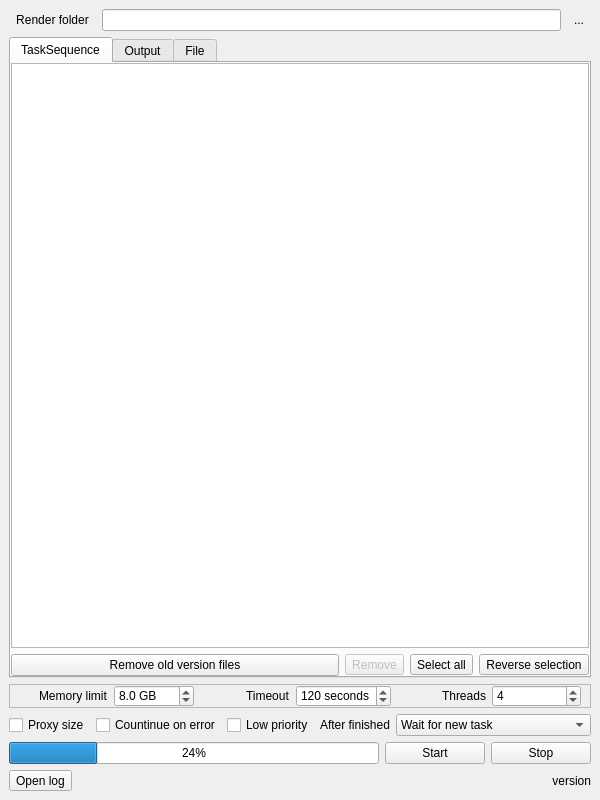
<?xml version="1.0" encoding="UTF-8"?>
<ui version="4.0">
 <class>MainWindow</class>
 <widget class="QMainWindow" name="MainWindow">
  <property name="geometry">
   <rect>
    <x>0</x>
    <y>0</y>
    <width>600</width>
    <height>800</height>
   </rect>
  </property>
  <property name="windowTitle">
   <string>NukeBatchRender</string>
  </property>
  <property name="styleSheet">
   <string notr="true">QTextBrowser{
	background-color: #28282d;
}</string>
  </property>
  <widget class="QWidget" name="centralwidget">
   <layout class="QVBoxLayout" name="verticalLayout_5">
    <item>
     <layout class="QHBoxLayout" name="horizontalLayout_2">
      <item>
       <widget class="QToolButton" name="toolButtonOpenDir">
        <property name="text">
         <string>Render folder</string>
        </property>
        <property name="toolButtonStyle">
         <enum>Qt::ToolButtonTextBesideIcon</enum>
        </property>
        <property name="autoRaise">
         <bool>true</bool>
        </property>
       </widget>
      </item>
      <item>
       <widget class="QLineEdit" name="lineEditDir">
        <property name="sizePolicy">
         <sizepolicy hsizetype="Expanding" vsizetype="Fixed">
          <horstretch>0</horstretch>
          <verstretch>0</verstretch>
         </sizepolicy>
        </property>
       </widget>
      </item>
      <item>
       <widget class="QToolButton" name="toolButtonAskDir">
        <property name="text">
         <string>...</string>
        </property>
        <property name="autoRaise">
         <bool>true</bool>
        </property>
       </widget>
      </item>
     </layout>
    </item>
    <item>
     <widget class="QTabWidget" name="tabWidget">
      <property name="currentIndex">
       <number>0</number>
      </property>
      <widget class="QWidget" name="tab">
       <attribute name="title">
        <string>TaskSequence</string>
       </attribute>
       <layout class="QVBoxLayout" name="verticalLayout">
        <property name="margin">
         <number>0</number>
        </property>
        <item>
         <widget class="QTableView" name="tableView">
          <attribute name="horizontalHeaderCascadingSectionResizes">
           <bool>true</bool>
          </attribute>
          <attribute name="horizontalHeaderStretchLastSection">
           <bool>true</bool>
          </attribute>
         </widget>
        </item>
        <item>
         <layout class="QHBoxLayout" name="horizontalLayout_3">
          <item>
           <widget class="QPushButton" name="pushButtonRemoveOldVersion">
            <property name="text">
             <string>Remove old version files</string>
            </property>
           </widget>
          </item>
          <item>
           <widget class="QToolButton" name="toolButtonRemove">
            <property name="enabled">
             <bool>false</bool>
            </property>
            <property name="text">
             <string>Remove</string>
            </property>
           </widget>
          </item>
          <item>
           <widget class="QToolButton" name="toolButtonCheckAll">
            <property name="text">
             <string>Select all</string>
            </property>
           </widget>
          </item>
          <item>
           <widget class="QToolButton" name="toolButtonReverseCheck">
            <property name="text">
             <string>Reverse selection</string>
            </property>
           </widget>
          </item>
         </layout>
        </item>
       </layout>
      </widget>
      <widget class="QWidget" name="tab_2">
       <attribute name="title">
        <string>Output</string>
       </attribute>
       <layout class="QVBoxLayout" name="verticalLayout_4">
        <property name="margin">
         <number>0</number>
        </property>
        <item>
         <widget class="QTextBrowser" name="textBrowser">
          <property name="readOnly">
           <bool>true</bool>
          </property>
          <property name="textInteractionFlags">
           <set>Qt::LinksAccessibleByKeyboard|Qt::LinksAccessibleByMouse|Qt::TextBrowserInteraction|Qt::TextSelectableByKeyboard|Qt::TextSelectableByMouse</set>
          </property>
          <property name="openExternalLinks">
           <bool>false</bool>
          </property>
          <property name="openLinks">
           <bool>false</bool>
          </property>
         </widget>
        </item>
       </layout>
      </widget>
      <widget class="QWidget" name="tab_3">
       <attribute name="title">
        <string>File</string>
       </attribute>
       <layout class="QVBoxLayout" name="verticalLayout_2">
        <property name="margin">
         <number>0</number>
        </property>
       </layout>
      </widget>
     </widget>
    </item>
    <item>
     <widget class="QFrame" name="frameLowPriority">
      <property name="frameShape">
       <enum>QFrame::StyledPanel</enum>
      </property>
      <property name="frameShadow">
       <enum>QFrame::Raised</enum>
      </property>
      <property name="lineWidth">
       <number>1</number>
      </property>
      <property name="midLineWidth">
       <number>0</number>
      </property>
      <layout class="QHBoxLayout" name="horizontalLayout_10">
       <property name="topMargin">
        <number>0</number>
       </property>
       <property name="bottomMargin">
        <number>0</number>
       </property>
       <item alignment="Qt::AlignRight">
        <widget class="QLabel" name="label_3">
         <property name="text">
          <string>Memory limit</string>
         </property>
        </widget>
       </item>
       <item>
        <widget class="QDoubleSpinBox" name="doubleSpinBoxMemory">
         <property name="maximumSize">
          <size>
           <width>80</width>
           <height>16777215</height>
          </size>
         </property>
         <property name="suffix">
          <string> GB</string>
         </property>
         <property name="decimals">
          <number>1</number>
         </property>
         <property name="maximum">
          <double>999.000000000000000</double>
         </property>
         <property name="singleStep">
          <double>1.000000000000000</double>
         </property>
         <property name="value">
          <double>8.000000000000000</double>
         </property>
        </widget>
       </item>
       <item alignment="Qt::AlignRight">
        <widget class="QLabel" name="label_4">
         <property name="text">
          <string>Timeout</string>
         </property>
        </widget>
       </item>
       <item>
        <widget class="QSpinBox" name="spinBoxTimeOut">
         <property name="toolTip">
          <string>Auto remove all resource limit when timeout. 0 seconds to disable the timeout.</string>
         </property>
         <property name="suffix">
          <string> seconds</string>
         </property>
         <property name="maximum">
          <number>999</number>
         </property>
         <property name="value">
          <number>120</number>
         </property>
        </widget>
       </item>
       <item alignment="Qt::AlignRight">
        <widget class="QLabel" name="label">
         <property name="text">
          <string>Threads</string>
         </property>
        </widget>
       </item>
       <item>
        <widget class="QSpinBox" name="spinBoxThreads">
         <property name="minimum">
          <number>1</number>
         </property>
         <property name="value">
          <number>4</number>
         </property>
        </widget>
       </item>
      </layout>
     </widget>
    </item>
    <item>
     <layout class="QHBoxLayout" name="horizontalLayout_8">
      <item>
       <widget class="QCheckBox" name="checkBoxProxy">
        <property name="sizePolicy">
         <sizepolicy hsizetype="Fixed" vsizetype="Fixed">
          <horstretch>0</horstretch>
          <verstretch>0</verstretch>
         </sizepolicy>
        </property>
        <property name="text">
         <string>Proxy size</string>
        </property>
       </widget>
      </item>
      <item>
       <widget class="QCheckBox" name="checkBoxContinue">
        <property name="sizePolicy">
         <sizepolicy hsizetype="Fixed" vsizetype="Fixed">
          <horstretch>0</horstretch>
          <verstretch>0</verstretch>
         </sizepolicy>
        </property>
        <property name="text">
         <string>Countinue on error</string>
        </property>
       </widget>
      </item>
      <item>
       <widget class="QCheckBox" name="checkBoxPriority">
        <property name="sizePolicy">
         <sizepolicy hsizetype="Fixed" vsizetype="Fixed">
          <horstretch>0</horstretch>
          <verstretch>0</verstretch>
         </sizepolicy>
        </property>
        <property name="text">
         <string>Low priority</string>
        </property>
       </widget>
      </item>
      <item>
       <layout class="QHBoxLayout" name="horizontalLayout_4">
        <item>
         <widget class="QLabel" name="label_2">
          <property name="sizePolicy">
           <sizepolicy hsizetype="Fixed" vsizetype="Preferred">
            <horstretch>0</horstretch>
            <verstretch>0</verstretch>
           </sizepolicy>
          </property>
          <property name="text">
           <string>After finished</string>
          </property>
         </widget>
        </item>
        <item>
         <widget class="QComboBox" name="comboBoxAfterFinish">
          <property name="sizePolicy">
           <sizepolicy hsizetype="Preferred" vsizetype="Fixed">
            <horstretch>0</horstretch>
            <verstretch>0</verstretch>
           </sizepolicy>
          </property>
          <item>
           <property name="text">
            <string>Wait for new task</string>
           </property>
          </item>
          <item>
           <property name="text">
            <string>Shutdown</string>
           </property>
          </item>
          <item>
           <property name="text">
            <string>Hibernate</string>
           </property>
          </item>
          <item>
           <property name="text">
            <string>Deadline</string>
           </property>
          </item>
          <item>
           <property name="text">
            <string>Execute command...</string>
           </property>
          </item>
          <item>
           <property name="text">
            <string>Run program...</string>
           </property>
          </item>
          <item>
           <property name="text">
            <string>Idle</string>
           </property>
          </item>
         </widget>
        </item>
       </layout>
      </item>
     </layout>
    </item>
    <item>
     <layout class="QHBoxLayout" name="horizontalLayout_5">
      <item>
       <widget class="QProgressBar" name="progressBar">
        <property name="value">
         <number>24</number>
        </property>
       </widget>
      </item>
      <item>
       <widget class="QPushButton" name="pushButtonStart">
        <property name="sizePolicy">
         <sizepolicy hsizetype="Minimum" vsizetype="Fixed">
          <horstretch>0</horstretch>
          <verstretch>0</verstretch>
         </sizepolicy>
        </property>
        <property name="minimumSize">
         <size>
          <width>100</width>
          <height>0</height>
         </size>
        </property>
        <property name="text">
         <string>Start</string>
        </property>
       </widget>
      </item>
      <item>
       <widget class="QPushButton" name="pushButtonStop">
        <property name="minimumSize">
         <size>
          <width>100</width>
          <height>0</height>
         </size>
        </property>
        <property name="text">
         <string>Stop</string>
        </property>
       </widget>
      </item>
     </layout>
    </item>
    <item>
     <layout class="QHBoxLayout" name="horizontalLayout_9">
      <item>
       <widget class="QToolButton" name="toolButtonOpenLog">
        <property name="text">
         <string>Open log</string>
        </property>
       </widget>
      </item>
      <item alignment="Qt::AlignRight">
       <widget class="QLabel" name="labelVersion">
        <property name="text">
         <string>version</string>
        </property>
        <property name="alignment">
         <set>Qt::AlignRight|Qt::AlignTrailing|Qt::AlignVCenter</set>
        </property>
       </widget>
      </item>
     </layout>
    </item>
   </layout>
  </widget>
  <widget class="QMenuBar" name="menubar">
   <property name="geometry">
    <rect>
     <x>0</x>
     <y>0</y>
     <width>600</width>
     <height>23</height>
    </rect>
   </property>
  </widget>
  <action name="actionSlaveStarted">
   <property name="text">
    <string>slaveStarted</string>
   </property>
  </action>
  <action name="actionSlaveStopped">
   <property name="text">
    <string>slaveStopped</string>
   </property>
  </action>
 </widget>
 <resources/>
 <connections>
  <connection>
   <sender>actionSlaveStarted</sender>
   <signal>triggered()</signal>
   <receiver>pushButtonStart</receiver>
   <slot>hide()</slot>
   <hints>
    <hint type="sourcelabel">
     <x>-1</x>
     <y>-1</y>
    </hint>
    <hint type="destinationlabel">
     <x>371</x>
     <y>498</y>
    </hint>
   </hints>
  </connection>
  <connection>
   <sender>actionSlaveStarted</sender>
   <signal>triggered()</signal>
   <receiver>pushButtonStop</receiver>
   <slot>show()</slot>
   <hints>
    <hint type="sourcelabel">
     <x>421</x>
     <y>500</y>
    </hint>
    <hint type="destinationlabel">
     <x>479</x>
     <y>501</y>
    </hint>
   </hints>
  </connection>
  <connection>
   <sender>actionSlaveStarted</sender>
   <signal>triggered()</signal>
   <receiver>progressBar</receiver>
   <slot>show()</slot>
   <hints>
    <hint type="sourcelabel">
     <x>355</x>
     <y>490</y>
    </hint>
    <hint type="destinationlabel">
     <x>310</x>
     <y>493</y>
    </hint>
   </hints>
  </connection>
  <connection>
   <sender>actionSlaveStopped</sender>
   <signal>triggered()</signal>
   <receiver>pushButtonStop</receiver>
   <slot>hide()</slot>
   <hints>
    <hint type="sourcelabel">
     <x>508</x>
     <y>506</y>
    </hint>
    <hint type="destinationlabel">
     <x>506</x>
     <y>504</y>
    </hint>
   </hints>
  </connection>
  <connection>
   <sender>actionSlaveStopped</sender>
   <signal>triggered()</signal>
   <receiver>pushButtonStart</receiver>
   <slot>show()</slot>
   <hints>
    <hint type="sourcelabel">
     <x>532</x>
     <y>512</y>
    </hint>
    <hint type="destinationlabel">
     <x>426</x>
     <y>512</y>
    </hint>
   </hints>
  </connection>
  <connection>
   <sender>actionSlaveStopped</sender>
   <signal>triggered()</signal>
   <receiver>progressBar</receiver>
   <slot>hide()</slot>
   <hints>
    <hint type="sourcelabel">
     <x>496</x>
     <y>501</y>
    </hint>
    <hint type="destinationlabel">
     <x>299</x>
     <y>497</y>
    </hint>
   </hints>
  </connection>
 </connections>
</ui>
